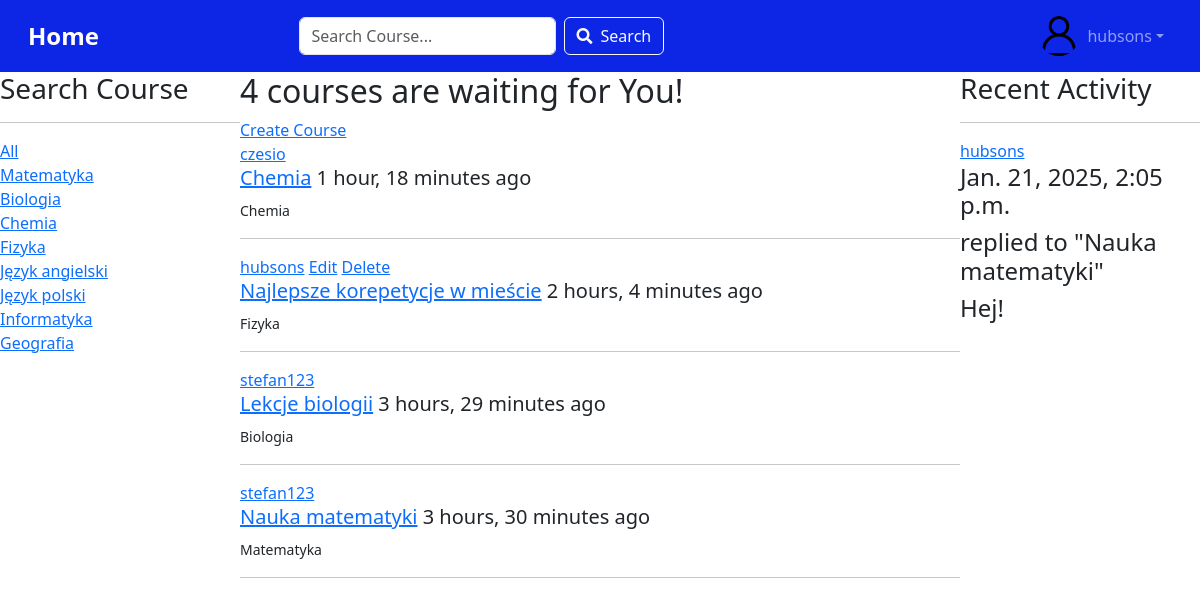
/ (signed in), run on the app's committed database.
### kursy_online/models.py (models this page shows, shortened)
class User(AbstractUser):
    name = models.CharField(max_length=50, null=True, unique=True)
    email = models.EmailField()
    bio = models.TextField(null=True, blank=True)
    image = models.ImageField(null=True, default='avatar.png')
    is_active = models.BooleanField(default=False)
    activation_token = models.UUIDField(default=uuid.uuid4, editable=False)
    REQUIRED_FIELDS = ['email', 'name']

class Subject(models.Model):
    name = models.CharField(max_length=100)

class Course(models.Model):
    teacher = models.ForeignKey(User, on_delete=models.SET_NULL, null=True)
    students = models.ManyToManyField(User, related_name='students', blank=True)
    subject = models.ForeignKey(Subject, on_delete=models.SET_NULL, null=True)
    name = models.CharField(max_length=100)
    description = models.TextField(null=True, blank=True)
    created = models.DateTimeField(auto_now_add=True)
    updated = models.DateTimeField(auto_now=True)
    class Meta:
        ordering = ["-updated", '-created']
    def __str__(self):
        return self.name

class Message(models.Model):
    user = models.ForeignKey(User, on_delete=models.CASCADE)
    course = models.ForeignKey(Course, on_delete=models.CASCADE)
    message = models.TextField()
    created = models.DateTimeField(auto_now_add=True)
    updated = models.DateTimeField(auto_now=True)
    class Meta:
        ordering = ["-updated", '-created']
    def __str__(self):
        return self.message[0:40]

### kursy_online/views.py (the view)
# urls.py: path("", views.home, name="home"),
def home(request):
    if request.GET.get('q') is not None:
        q = request.GET.get('q')
    else:
        q = ""
    courses = Course.objects.filter(Q(subject__name__icontains=q) |
                                    Q(name__icontains=q) |
                                    Q(description__icontains=q)
                                    )
    if request.user.is_authenticated:
        user_courses = Course.objects.filter(students=request.user)
        teacher_courses = Course.objects.filter(teacher=request.user)
        recent_activities = Message.objects.filter(
            Q(course__in=user_courses) | Q(course__in=teacher_courses))
    else:
        recent_activities = Message.objects.none()
    subjects = Subject.objects.all()
    course_sum = courses.count()
    users_sum = User.objects.count()
    context = {"courses": courses, "subjects": subjects, "course_sum": course_sum, "users_sum": users_sum,
               "recent_activities": recent_activities}
    return render(request, 'kursy_online/home.html', context)

### kursy_online/templates/kursy_online/home.html (shortened to what this page needs)
{% extends "main.html" %}
{% load static %}
{% block content %}
    <link rel="stylesheet" type="text/css" media="screen" href="{% static 'styles/home.css' %}">
    <div class="home-container">
        <div class="search-box">
            <h3>Search Course</h3>
            <hr>
            <div>
                <a href="{% url "home" %}">All</a>
            </div>
            {% for subject in subjects %}
                <div>
                    <a href="{% url "home" %}?q={{ subject.name }}">{{ subject.name }}</a>
                </div>
            {% endfor %}
        </div>
        <div class="container-course">
            <h2>{{ course_sum }} courses are waiting for You!</h2>
            <a href="{% url "create_course" %}">Create Course</a>
            <div>
                {% for course in courses %}
                {% include "kursy_online/course_list.html" %}
                {% endfor %}
            </div>
        </div>
        <div class="activities">
            {% if request.user.is_authenticated %}
                <div class="home-activities">
                    {% include "kursy_online/recent_activities.html" %}
                </div>
            {% endif %}
        </div>
    </div>
{% endblock %}

### templates/main.html (shortened to what this page needs)
<!DOCTYPE html>
{% load static %}
<html>
<head>
    <link rel="stylesheet" type="text/css" media="screen" href="{% static 'styles/main.css' %}">
</head>
<body>
    {% include "navbar.html" %}
    {% block content %}
    {% endblock %}
</body>
</html>

### templates/navbar.html (shortened to what this page needs)
{% load static %}
<link href="https://cdnjs.cloudflare.com/ajax/libs/font-awesome/5.15.4/css/all.min.css" rel="stylesheet">
<link href="https://cdn.jsdelivr.net/npm/bootstrap@5.3.3/dist/css/bootstrap.min.css" rel="stylesheet">
<link rel="stylesheet" type="text/css" media="screen" href="{% static 'styles/navbar.css' %}">
<nav class="navbar navbar-expand-lg navbar-dark custom-navbar px-3">
    <div class="container-fluid">
        <a class="navbar-brand" href="/">Home</a>
        <div class="collapse navbar-collapse" id="navbarContent">
            <form class="d-flex mx-auto my-2 my-lg-0" action="{% url 'home' %}" method="get">
                <input class="form-control me-2" type="search" name="q" placeholder="Search Course..." aria-label="Search">
                <button class="btn btn-outline-light d-flex align-items-center" type="submit">
                    <i class="fas fa-search me-2"></i> Search
                </button>
            </form>
            <ul class="navbar-nav ms-auto">
                {% if request.user.is_authenticated %}
                    <li class="nav-item dropdown">
                        <a class="nav-link dropdown-toggle d-flex align-items-center" href="#" id="navbarDropdown" role="button" data-bs-toggle="dropdown" aria-expanded="false">
                            <img src="{{ request.user.image.url }}" alt="User Profile Picture" class="user-image me-2">
                            {{ request.user }}
                        </a>
                    </li>
                {% else %}
                    <div class="btn-group-custom">
                        <a class="btn btn-outline-light" href="{% url 'login' %}">Login</a>
                        <a class="btn btn-light" href="{% url 'register' %}">Register</a>
                    </div>
                {% endif %}
            </ul>
        </div>
    </div>
</nav>

### kursy_online/templates/kursy_online/course_list.html
<div>
    <a href="{% url 'profile' course.teacher.id %}">{{ course.teacher.username }}</a>
    {% if request.user == course.teacher %}
        <a href="{% url "update_course"  course.id%}">Edit</a>
        <a href="{% url "delete_course"  course.id%}">Delete</a>
    {% endif %}
    <h5><a href="{% url "course" course.id %}">{{course.name}}</a>    {{ course.created | timesince}} ago</h5>
    <small>{{ course.subject.name }}</small>
    <hr>
</div>

### kursy_online/templates/kursy_online/recent_activities.html
<h3>Recent Activity</h3>
<hr>
{% for comment in recent_activities %}
    <div>
        <div>
            <a href="{% url 'profile' comment.user.id %}">{{ comment.user }}</a>
            <h4>{{ comment.created }}</h4>
        </div>
        <h4>replied to "{{ comment.course }}"</h4>
        <h4>{{ comment }}</h4>
    </div>
{% endfor %}

### static/styles/main.css (style rules this page uses)
body { background-color: #d61021; }

### static/styles/navbar.css (style rules this page uses)
.navbar-brand { font-size: 1.5rem; font-weight: bold; }
.navbar .form-control { max-width: 500px; }

### static/styles/home.css (style rules this page uses)
.home-container { display: grid; grid-template-columns: 1fr 3fr 1fr; }

### templates/navbar.html (style rules this page uses)
.custom-navbar { background-color: #0d26e6; }
.user-image { width: 40px; height: 40px; object-fit: cover; border-radius: 50%; }

### data on the page
User: user.image (picture), user "hubsons"
Subject: name "Matematyka"
Subject: name "Biologia"
Subject: name "Chemia"
Subject: name "Fizyka"
Subject: name "Język angielski"
Subject: name "Język polski"
Subject: name "Informatyka"
Subject: name "Geografia"
Course: teacher.username "czesio", name "Chemia", created "1 hour, 18 minutes", subject.name "Chemia"
Course: teacher.username "hubsons", shows "Edit", name "Najlepsze korepetycje w mieście", created "2 hours, 4 minutes", subject.name "Fizyka"
Course: teacher.username "stefan123", name "Lekcje biologii", created "3 hours, 29 minutes", subject.name "Biologia"
Course: teacher.username "stefan123", name "Nauka matematyki", created "3 hours, 30 minutes", subject.name "Matematyka"
Message: user "hubsons", created "Jan. 21, 2025, 2:05 p.m.", course "Nauka matematyki", message "Hej!"

### other printed values
{{ course_sum }} "4"
